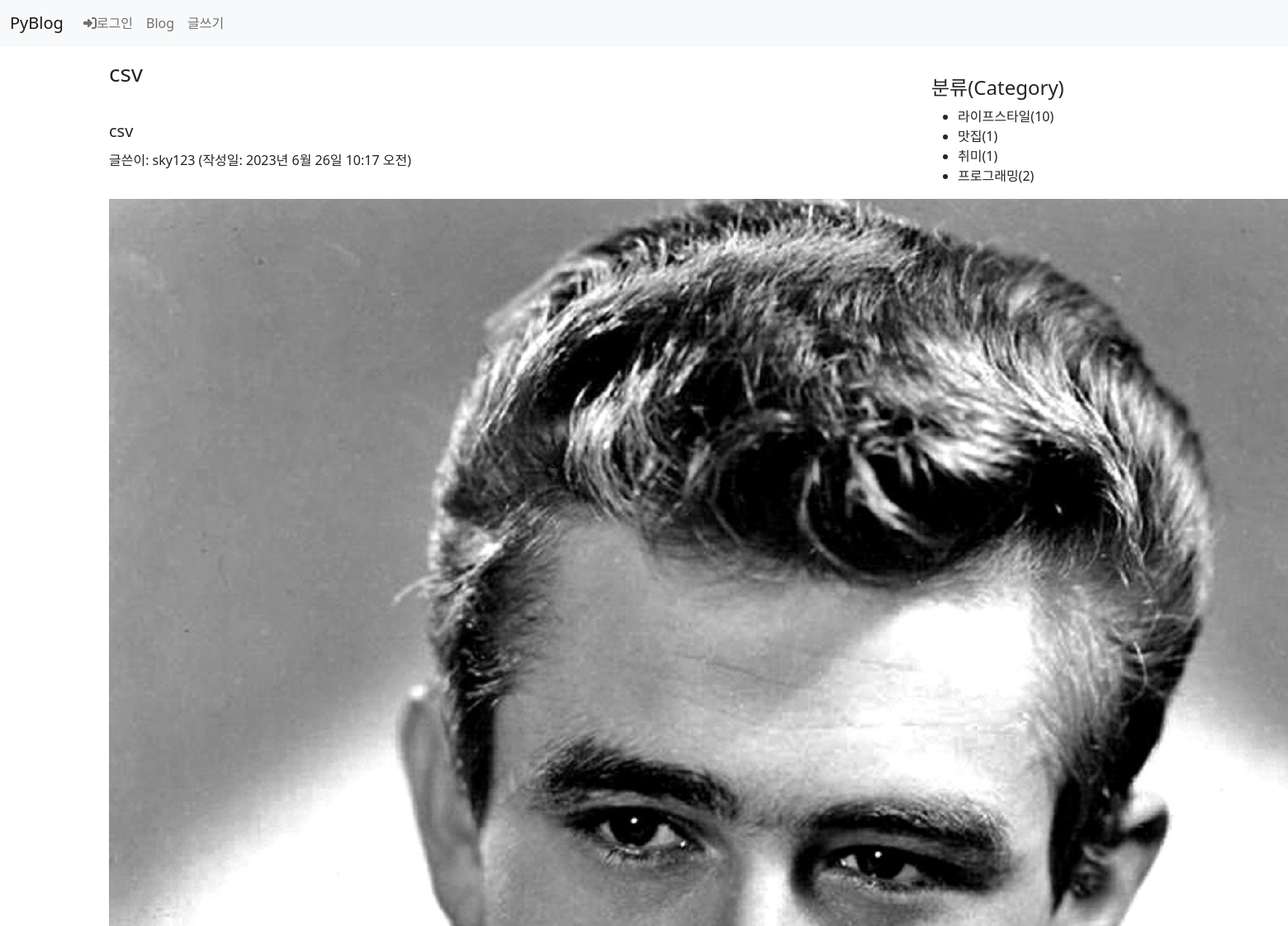
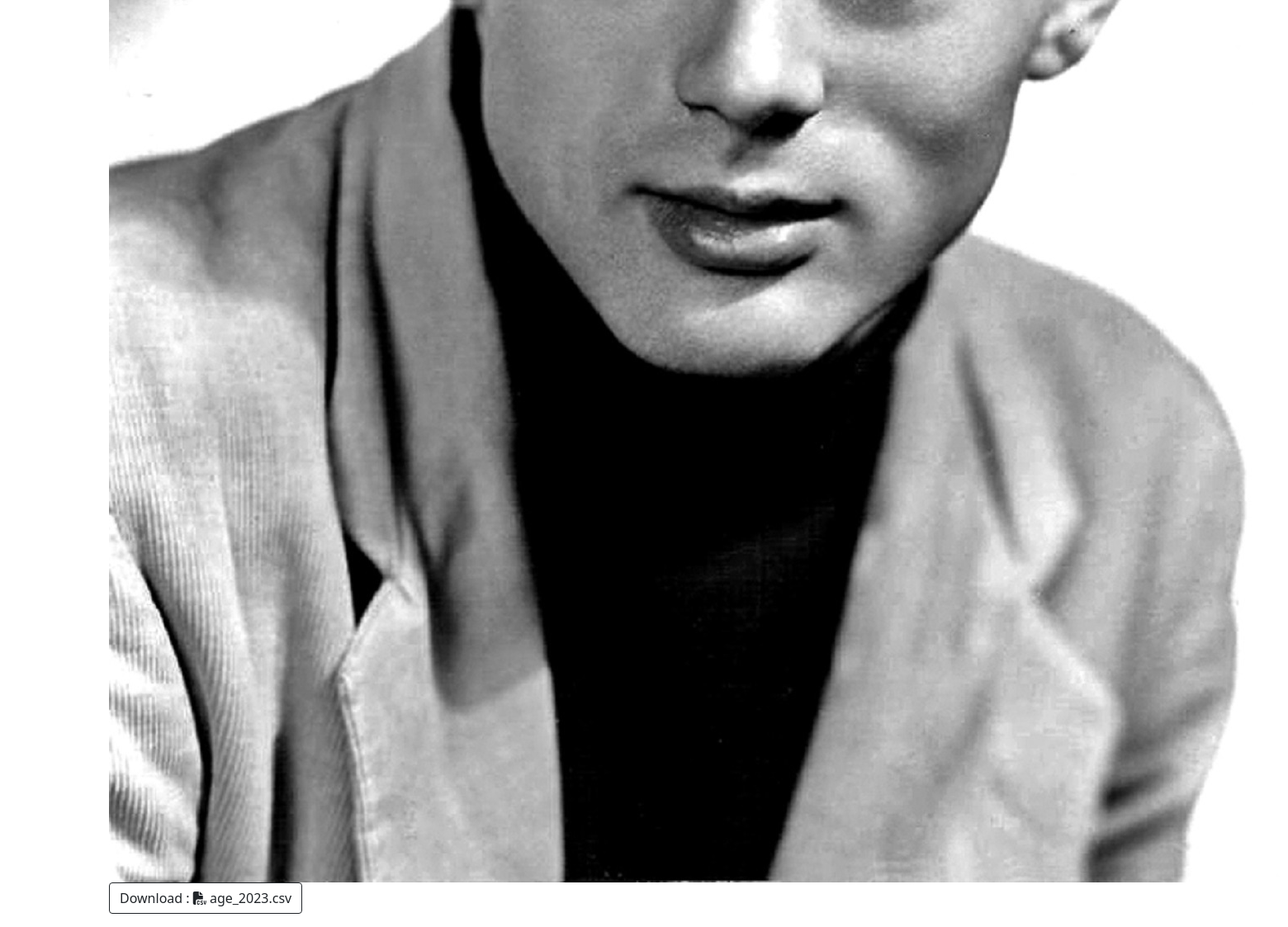
The page /blog/10/ on the database its author committed (2 pictures, top to bottom).
### blog/models.py (models this page shows, shortened)
class Category(models.Model):
    name = models.CharField(max_length=50, unique=True)
    slug = models.SlugField(max_length=50, unique=True,
        allow_unicode =True)
    class Meta:
        ordering = ['name'] # 이름순 정렬
        verbose_name = 'category'
        verbose_name_plural = 'categories'

class Post(models.Model):
    author = models.ForeignKey(User, on_delete=models.CASCADE)
    title = models.CharField(max_length=100)  #제목
    content = models.TextField()              #내용
    pub_date = models.DateTimeField()         #발행일
    modify_date = models.DateTimeField(null=True, blank=True) #입력 폼이 비어도 됨
    photo = models.ImageField(upload_to='blog/images/%Y/%m/%d/',
                    null=True, blank=True)  #null 허용, 이미지 파일을 첨부하지 않을수 있음
    file = models.FileField(upload_to='blog/files/%Y/%m/%d/',
                    null=True, blank=True )
    category = models.ForeignKey(Category, null=True, blank=True,
                                 on_delete=models.SET_NULL)
    def get_file_name(self):
        return os.path.basename(self.file.name)
    def get_file_ext(self):
        return self.get_file_name().split('.')[-1]

### blog/views.py (the view)
# urls.py: path('<int:post_id>/', views.detail, name='detail'), #상세 페이지
def detail(request, post_id):
    post = Post.objects.get(id=post_id)
    categories = Category.objects.all()  # 카테고리전체검색
    context = {'post': post, 'categories':categories}
    return render(request, 'blog/detail.html', context)

### templates/blog/detail.html (shortened to what this page needs)
{% extends 'base.html' %}
{% block content %}
<div class="container my-3">
   <section>
       <aside id = "category">
            <h4>분류(Category)</h4>
            <div>
                <ul>
                    {% for category in categories %}
                        <li>{{ category.name }}({{ category.post_set.count }})</li>
                    {% endfor %}
                </ul>
            </div>
        </aside>
    </section>
    <h3>{{ post.title }}</h3>
    <h5 style="white-space: pre-line; line-height: 1.5">
        {{ post.content }}
    </h5>
    <p>글쓴이: {{ post.author }} (작성일: {{ post.pub_date }})</p>
    {% if post.photo %}
        <img src="{{ post.photo.url }}">
    {% endif %}
    {% if post.file %}
    <p>
        <a href="{{ post.file.url }}" class="btn btn-outline-dark">
            Download :
            {% if post.get_file_ext == 'csv' %}
                <i class="fa-solid fa-file-csv"> </i>
            {% elif post.get_file_ext == 'xlsx' or  post.get_file_ext == 'xls' %}
                <i class="fa-solid fa-file-excel"> </i>
            {% else %}
                <i class="fa-solid fa-file"> </i>
            {% endif %}
            {{ post.get_file_name }}</a>
    </p>
    {% endif %}
</div>
{% endblock %}

### static/blog/css/style.css (style rules this page uses)
a { text-decoration: none; }
#category { width:200px; float:right; margin:20px 100px 0 0; }

### rows shown on the page
Category: name "라이프스타일", post_set.count "10"
Category: name "맛집", post_set.count "1"
Category: name "취미", post_set.count "1"
Category: name "프로그래밍", post_set.count "2"
Post: title "csv", content "csv", author "sky123", pub_date "2023년 6월 26일 10:17 오전", photo (picture), get_file_name "age_2023.csv"
